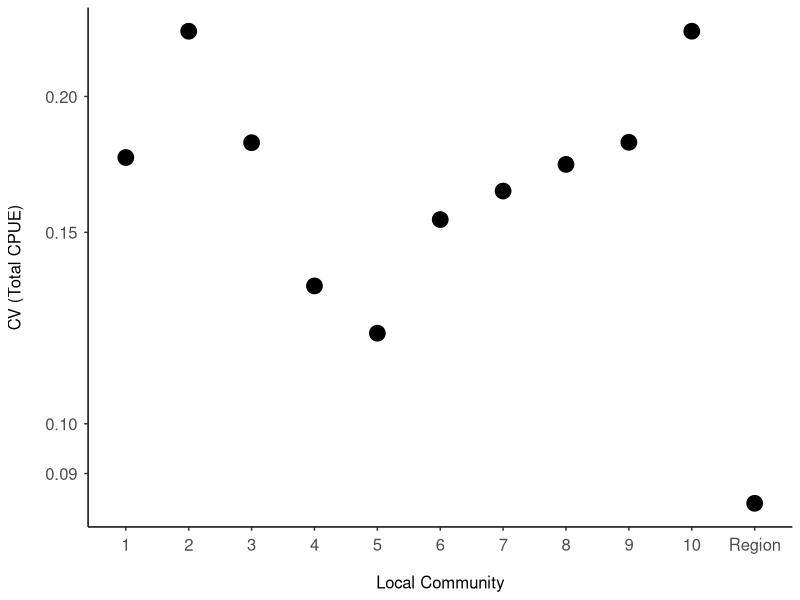

Generate this figure with R:
# -----------------------------------------------------
# title: "temporalStability"
# author: "Colette Ward"
# date: "10/16/2017"
# output: pdf_document
# -----------------------------------------------------
  
  
# Load packages
library(plyr); library(dplyr); library(tidyr); library(ggplot2)



# load & prep look-up table of common names
common <- read.csv("./diversity-data/trawl_species_control_file.csv", header = T, stringsAsFactors = FALSE)

common1 <- common %>%
  select(database.name, common.name) %>%
  rename(Species = database.name)
for (i in 1:nrow(common1)) { # add common names for Sebastes 1 & 2
  if(common1$Species[i] == "Dusky.and.Dark.Rockfish") {common1$common.name[i] <- "Sebastes 1"}
  if(common1$Species[i] == "Rougheye.and.Blackspotted.Rockfish") {common1$common.name[i] <- "Sebastes 2"}
}



# load & prep mean annual CPUE data

# load file for local communities:
shallowCPUEArea <- read.csv("./diversity-data/All_sp_index_meanCPUEByArea.Shallow.MH.final.csv", header = T, stringsAsFactors = FALSE)
shallowCPUEArea1 <- shallowCPUEArea %>% 
  select(-area_alph, -oldArea) %>%
  mutate(area = as.character(area))

# load file for Regional metacommunity:
shallowCPUETot <- read.csv("./diversity-data/All_sp_index_meanCPUEByArea.All.csv", header = T, stringsAsFactors = FALSE) 


# merge and clean up the files:
shallowCPUEArea2 <- bind_rows(shallowCPUEArea1, shallowCPUETot) %>% # merge local and metacommunity files
  left_join(common1, by = "Species") %>% # merge common names onto SPCPUEArea
  select(area, Mean.totalDensity, SD.totalDensity, year, Species, common.name) %>%
  mutate(area = revalue(area, c("Total" = "Region")))




# To address local vs regional community stability we can compare CVs of total CPUE between local communities and the regional metacommunity.
# The regional community does indeed show greater stability than local communities. Note that y-axis scales differ - deep areas are generally less stable than shallow areas.  
# **The magnitude of the portfolio effect can be assessed from the ratio of mean local CV / regional CV (ie the increase in stability that arises from spatial (beta) diversity; values >1 indicate a stabilizing effect): the ratio is ~2.3 for shallow areas.**


# Calculate CV
CV_shallow <- shallowCPUEArea2 %>% 
  group_by(area, year) %>%
  summarise(total = sum(Mean.totalDensity)) %>%
  ungroup() %>%
  
  group_by(area) %>%
  summarise(CV = sd(total) / mean(total)) %>%
  ungroup()


# mean CV of local areas
CV_shallow %>%
  filter(area != "Region") %>%
  summarise(mean = mean(CV), sd = sd(CV))
0.1744/0.0845 # ratio of mean local CV / regional CV = 2.06


# plot on a log scale
CV_shallow_plot <- ggplot(data=CV_shallow, aes(x=area, y = CV)) + 
  geom_point(aes(y = CV), size=5) +
  
  theme(panel.background = element_blank(),
        axis.line.x = element_line(color="black"),
        axis.line.y = element_line(color="black"),
        axis.text.x = element_text(margin=margin(5,0,0,0), size=12), 
        axis.text.y = element_text(margin=margin(0,5,0,0), size=12),
        axis.title.x=element_text(size=12, margin=margin(15,0,0,0)),
        axis.title.y=element_text(size=12, angle=90, margin=margin(0,15,0,0)),
        plot.title = element_blank()) +
  
  scale_x_discrete(limits=c(1:10, "Region")) +
  scale_y_log10(breaks = c(0.07, 0.08, 0.09, 0.1, 0.15, 0.2)) +
  labs(x = "Local Community", y = "CV (Total CPUE)", title = "Shallow Areas")

#CV_shallow_plot




